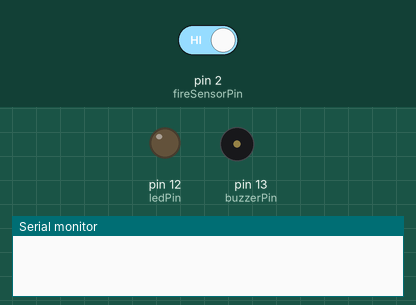
This sketch was run on a simulated Arduino Uno, built with avr-gcc and run on an emulated ATmega328P. Shown: output pins drawn as LEDs (lit = HIGH), buzzer (waves = sounding), the last lines printed to the serial monitor. Dashed ring = blinking. The test bench sets the inputs (shaded band); at power-on: pin 2 (fireSensorPin) HIGH.

Above: at 1.2 s.
1.3 s: pin 2 (fireSensorPin) driven LOW
At 1.7 s:
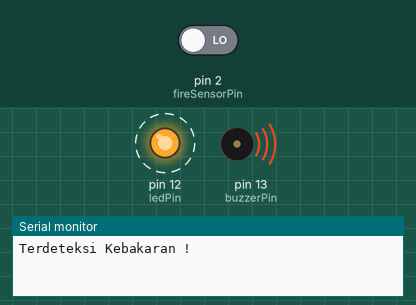
4.3 s: pin 2 (fireSensorPin) driven HIGH
At 5.1 s:
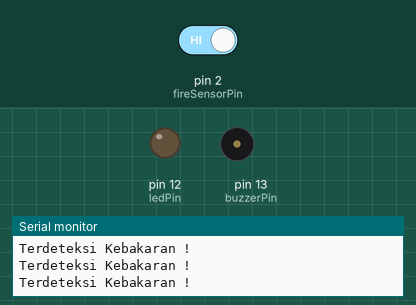
Timing chart, 0 to 7.3 s (numbered marks = the images above; inputs shaded):
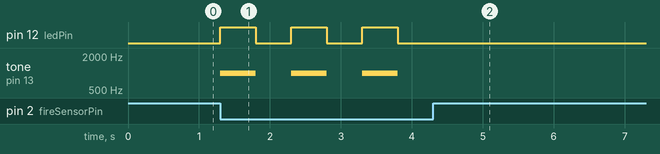

The sketch:

sensorapibag1.ino
```cpp
// Pin yang digunakan untuk sensor api
const int fireSensorPin = 2;

// Pin yang digunakan untuk LED
const int ledPin = 12;

// Pin yang digunakan untuk buzzer
const int buzzerPin = 13;

void setup() {
  pinMode(fireSensorPin, INPUT);
  pinMode(ledPin, OUTPUT);
  pinMode(buzzerPin, OUTPUT);
  Serial.begin(9600);
}

void loop() {
  // Membaca status sensor api
  int fireStatus = digitalRead(fireSensorPin);

  if (fireStatus == LOW) {
    // Jika terdeteksi api
    Serial.println("Terdeteksi Kebakaran !");
    digitalWrite(ledPin, HIGH);  // Menyalakan LED
    tone(buzzerPin, 1000);  // Menghasilkan suara buzzer
    delay(500);  // Menunggu selama 0.5 detik
    digitalWrite(ledPin, LOW);  // Mematikan LED
    noTone(buzzerPin);  // Mematikan buzzer
    delay(500);  // Menunggu selama 0.5 detik
  } else {
    // Jika tidak ada api
    digitalWrite(ledPin, LOW);  // Mematikan LED
    noTone(buzzerPin);  // Mematikan buzzer
  }
}
```

Measured:
- after the input at 1.3 s, pin 12 (ledPin): alternates HIGH for 0.50 s and LOW for 0.50 s, starting at once; tone on pin 13 (buzzerPin): alternates 1000 Hz for 0.50 s and silent for 0.50 s, starting at once
- after the input at 4.3 s, pin 12 (ledPin): stops changing and stays LOW; tone on pin 13 (buzzerPin): stops changing and stays silent
